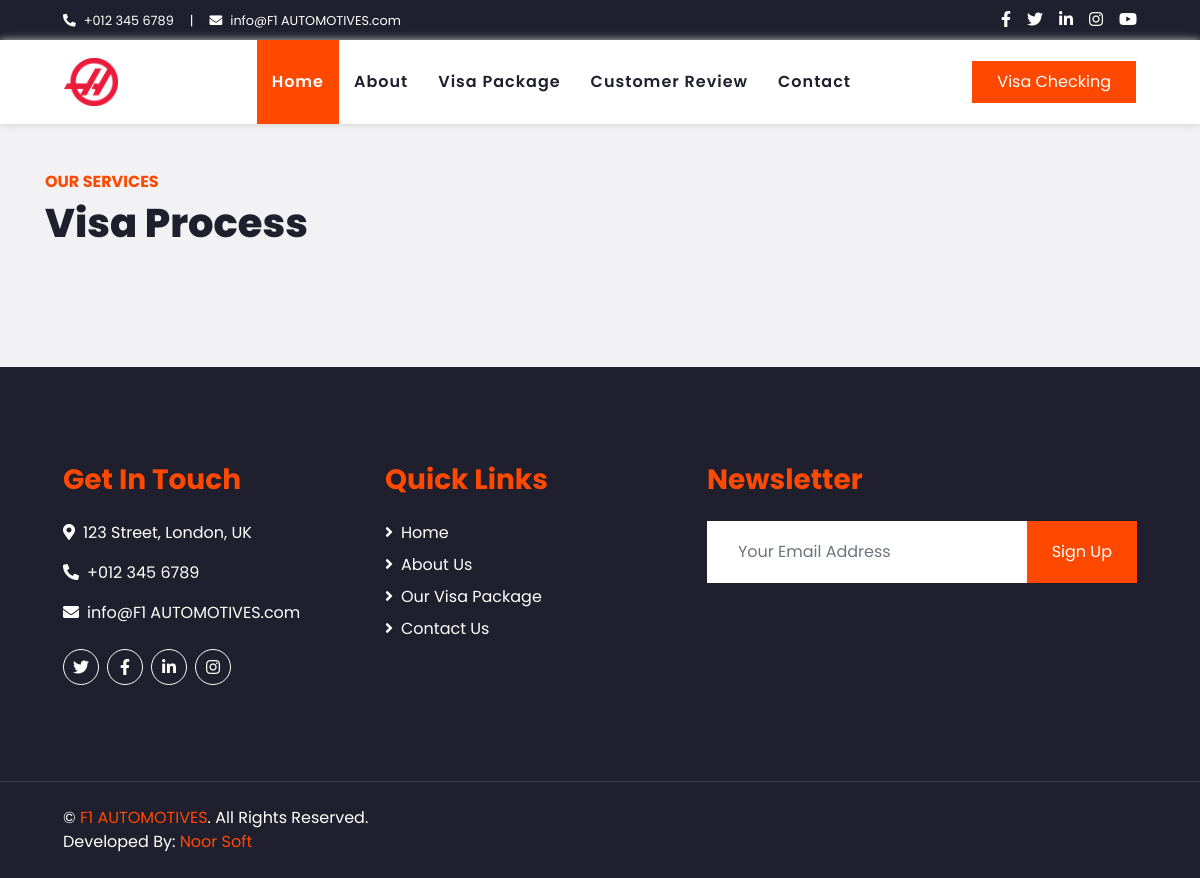
/service.php, run on an earlier commit of the app's database.
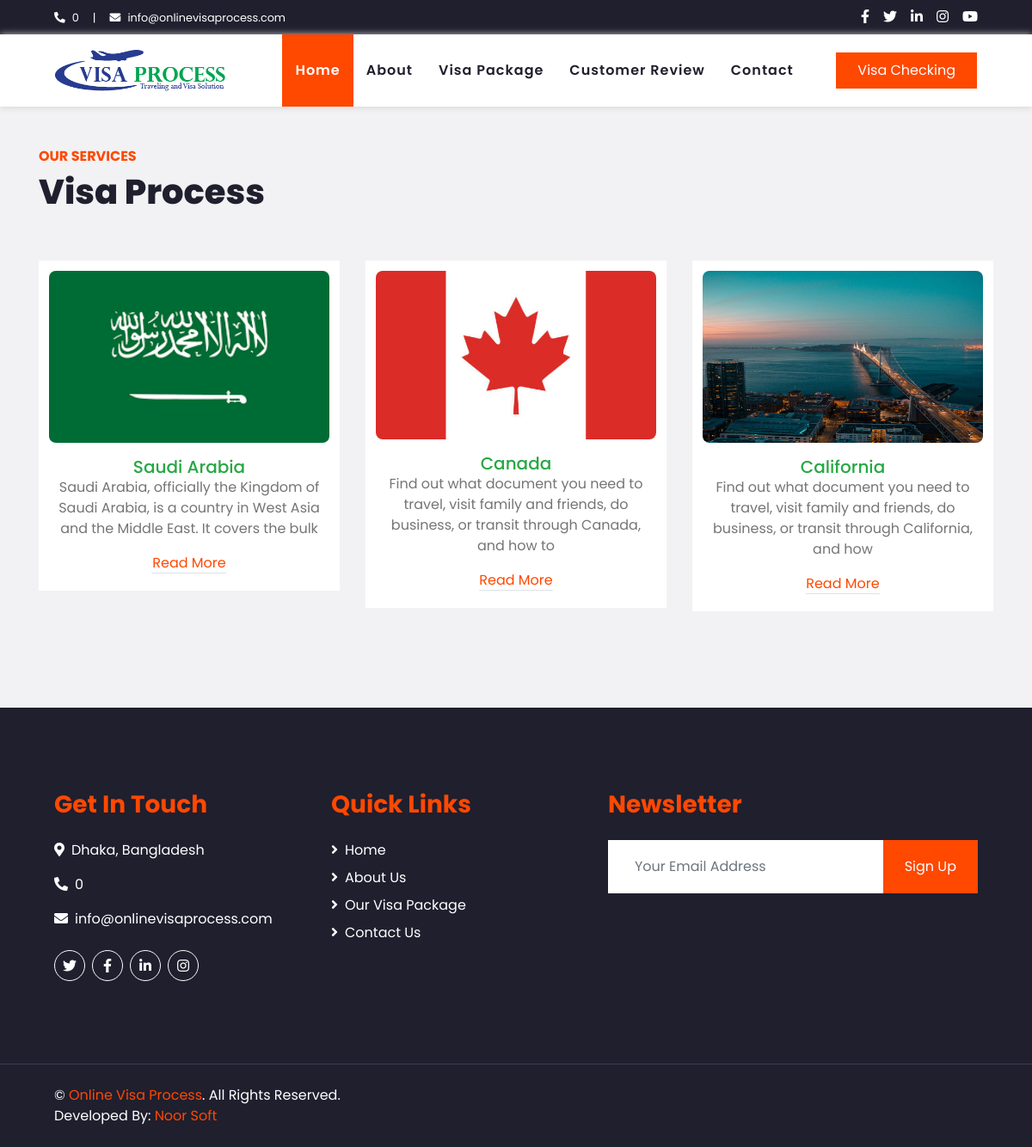
And on a later commit of the database.
### tables this page shows
CREATE TABLE `tbl_client` (
  `id` int(11) NOT NULL,
  `institute` varchar(120) NOT NULL,
  `tagline` varchar(250) NOT NULL,
  `address` varchar(250) NOT NULL,
  `mobile` varchar(50) NOT NULL,
  `phone` varchar(20) NOT NULL,
  `email` varchar(64) NOT NULL,
  `web` varchar(100) NOT NULL,
  `t_ime` varchar(50) NOT NULL,
  `featured_video` int(11) NOT NULL,
  `google_map` text NOT NULL,
  `face_book` varchar(100) NOT NULL,
  `you_tube` varchar(100) NOT NULL,
  `owner` varchar(150) NOT NULL,
  `logo` varchar(100) NOT NULL,
  `language` int(11) NOT NULL,
  `version` int(11) NOT NULL,
  `status` varchar(67) NOT NULL,
  `created` date NOT NULL,
  `extension` date NOT NULL,
  `expire` date NOT NULL,
  `smstoken` varchar(120) NOT NULL,
  `package` varchar(25) NOT NULL,
  `fee` int(11) NOT NULL
);

CREATE TABLE `tbl_page` (
  `id` int(11) NOT NULL,
  `menu` varchar(100) NOT NULL,
  `title` varchar(250) NOT NULL,
  `contants` text NOT NULL,
  `photo` varchar(200) NOT NULL,
  `attachment` varchar(200) NOT NULL,
  `album_id` int(11) NOT NULL,
  `meta` text NOT NULL,
  `keywords` text NOT NULL,
  `hits` int(11) NOT NULL,
  `status` varchar(50) NOT NULL DEFAULT '''Published''',
  `created` date NOT NULL
);

### config.php (called while the page is built, shortened)
<?php
$conn = mysqli_connect(DB_SERVER, DB_USERNAME, DB_PASSWORD, DB_NAME);
	$sql= mysqli_query($conn,"SELECT * FROM tbl_client limit 1");
	$siteid = mysqli_fetch_assoc($sql);
	$institute		=$siteid["institute"];
	$address		=$siteid["address"];
	$mobile			=$siteid["mobile"];
	$email			=$siteid["email"];
	$logo			=$siteid["logo"];
?>

### web/service.php (the view, shortened to what this page needs)
<?php include('../config.php');
include('header.php');?>
    <div class="container-fluid bg-secondary py-5 ">
     <div class="container">
            <div class="pb-2">
                <h6 class="text-primary text-uppercase font-weight-bold">Our Services</h6>
                <h1 class="mb-5">Visa Process</h1>
            </div>
            <div class="row pb-3">
			    <?php
			      $sql = "SELECT * FROM tbl_page where menu='Visa Process'";
					$result = $conn->query($sql);
                  if ($result->num_rows > 0) {
                  	while($row = $result->fetch_assoc()) {
                  ?>
                <div class="col-lg-4 col-md-6 text-center mb-5">
                    <div style="  padding: 12px; background: #fff;padding-bottom: 20px; ">
                        <img style="max-height: 200px;width: 100%;border-radius: 8px;" src="../uploads/<?php echo $row['photo']; ?>"/>
                    <p>   <h5 class="text-success font-weight-medium m-0"><?php echo $row['title']; ?></h5>
					<?php echo substr($row['contants'], 0, 120); ?></p>
                    <a class="border-bottom text-decoration-none" href="page.php?id=<?php echo $row['id']; ?>">Read More</a>
                </div>
				</div>
                 <?php
                  }
                  }
                  ?>
            </div>
        </div>
    </div>
 <?php include('footer.php');?>

### web/header.php (shortened to what this page needs)
<!DOCTYPE html>
<html lang="en">
<head>
    <link href="https://cdnjs.cloudflare.com/ajax/libs/font-awesome/5.10.0/css/all.min.css" rel="stylesheet">
    <link href="lib/owlcarousel/assets/owl.carousel.min.css" rel="stylesheet">
    <link href="css/style.css" rel="stylesheet">
</head>
<body>
    <div class="container-fluid bg-dark">
        <div class="row py-2 px-lg-5">
            <div class="col-lg-6 text-center text-lg-left mb-2 mb-lg-0">
                <div class="d-inline-flex align-items-center text-white">
                    <small><i class="fa fa-phone-alt mr-2"></i><?php echo $mobile;?></small>
                    <small class="px-3">|</small>
                    <small><i class="fa fa-envelope mr-2"></i><?php echo $email;?></small>
                </div>
            </div>
            <div class="col-lg-6 text-center text-lg-right">
                <div class="d-inline-flex align-items-center">
                    <a class="text-white px-2" href="<?php echo $face_book;?>">
                        <i class="fab fa-facebook-f"></i>
                    </a>
                    <a class="text-white px-2" href="">
                        <i class="fab fa-twitter"></i>
                    </a>
                    <a class="text-white px-2" href="">
                        <i class="fab fa-linkedin-in"></i>
                    </a>
                    <a class="text-white px-2" href="">
                        <i class="fab fa-instagram"></i>
                    </a>
                    <a class="text-white pl-2" href="<?php echo $you_tube;?>">
                        <i class="fab fa-youtube"></i>
                    </a>
                </div>
            </div>
        </div>
    </div>
    <div class="container-fluid p-0">
        <nav class="navbar navbar-expand-lg bg-light navbar-light py-3 py-lg-0 px-lg-5">
            <a href="index.php" class="navbar-brand ml-lg-3">
<img src="../uploads/<?php echo $logo;?>" style=" height: 48px; "/>
            </a>
            <div class="collapse navbar-collapse justify-content-between px-lg-3" id="navbarCollapse">
                <div class="navbar-nav m-auto py-0">
                    <a href="index.php" class="nav-item nav-link active">Home</a>
                    <a href="page.php?id=1" class="nav-item nav-link">About</a>
                    <a href="service.php" class="nav-item nav-link">Visa Package</a>
                    <a href="testimonial.php" class="nav-item nav-link">Customer Review</a>
                    <a href="contact.php" class="nav-item nav-link">Contact</a>
                </div>
                <a href="index.php" class="btn btn-primary py-2 px-4 d-none d-lg-block">Visa Checking</a>
            </div>
        </nav>
    </div>

### web/footer.php (shortened to what this page needs)
    <div class="container-fluid bg-dark text-white   py-5 px-sm-3 px-md-5">
        <div class="container">
        <div class="row pt-5">
            <div class="col-lg-7 col-md-6">
                <div class="row">
                    <div class="col-md-6 mb-5">
                        <h3 class="text-primary mb-4">Get In Touch</h3>
                        <p><i class="fa fa-map-marker-alt mr-2"></i><?php echo $address;?></p>
                        <p><i class="fa fa-phone-alt mr-2"></i><?php echo $mobile;?></p>
                        <p><i class="fa fa-envelope mr-2"></i><?php echo $email;?></p>
                        <div class="d-flex justify-content-start mt-4">
                            <a class="btn btn-outline-light btn-social mr-2" href="#"><i class="fab fa-twitter"></i></a>
                            <a class="btn btn-outline-light btn-social mr-2" href="#"><i class="fab fa-facebook-f"></i></a>
                            <a class="btn btn-outline-light btn-social mr-2" href="#"><i class="fab fa-linkedin-in"></i></a>
                            <a class="btn btn-outline-light btn-social" href="#"><i class="fab fa-instagram"></i></a>
                        </div>
                    </div>
                    <div class="col-md-6 mb-5">
                        <h3 class="text-primary mb-4">Quick Links</h3>
                        <div class="d-flex flex-column justify-content-start">
                            <a class="text-white mb-2" href="index.php"><i class="fa fa-angle-right mr-2"></i>Home</a>
                            <a class="text-white mb-2" href="page.php?id=1"><i class="fa fa-angle-right mr-2"></i>About Us</a>
                            <a class="text-white mb-2" href="service.php"><i class="fa fa-angle-right mr-2"></i>Our Visa Package</a>
                            <a class="text-white" href="contact.php"><i class="fa fa-angle-right mr-2"></i>Contact Us</a>
                        </div>
                    </div>
                </div>
            </div>
            <div class="col-lg-5 col-md-6 mb-5">
                <h3 class="text-primary mb-4">Newsletter</h3>
                <div class="w-100">
                    <div class="input-group">
                        <input type="text" class="form-control border-light" style="padding: 30px;" placeholder="Your Email Address">
                        <div class="input-group-append">
                            <button class="btn btn-primary px-4">Sign Up</button>
                        </div>
                    </div>
                </div>
            </div>
        </div>
    </div>
    </div>
    <div class="container-fluid bg-dark text-white border-top py-4 px-sm-3 px-md-5" style="border-color: #3E3E4E !important;">
         <div class="container">
	  <div class="row">
            <div class="col-lg-6 text-center text-md-left mb-3 mb-md-0">
                <p class="m-0 text-white">&copy; <a href="#"><?php echo $institute;?></a>. All Rights Reserved.
                <br>Developed By: <a href="https://noorsoftbd.com" target="_blank">Noor Soft</a>
                </p>
            </div>
        </div>
        </div>
    </div>
</body>
</html>

### web/service.php (style rules this page uses)
.navbar { box-shadow: 0px 0px 8px #ccc; }

What changed in the data, as far as the page shows it:
changed tbl_client: mobile "+012 345 6789" → "0"; email "info@F1 AUTOMOTIVES.com" → "info@onlinevisaprocess.com"; logo: a different picture; address "123 Street, London, UK" → "Dhaka, Bangladesh"; institute "F1 AUTOMOTIVES" → "Online Visa Process"
now on this page (row edited): tbl_page: photo (picture), title "Saudi Arabia", contants "Saudi Arabia, officially the Kingdom of Saudi Arabia, is a country in West Asia and the Middle East. It covers the bulk"
now on this page (row edited): tbl_page: photo (picture), title "Canada", contants "Find out what document you need to travel, visit family and friends, do business, or transit through Canada, and how to"
now on this page (row edited): tbl_page: photo (picture), title "California", contants "Find out what document you need to travel, visit family and friends, do business, or transit through California, and how"
